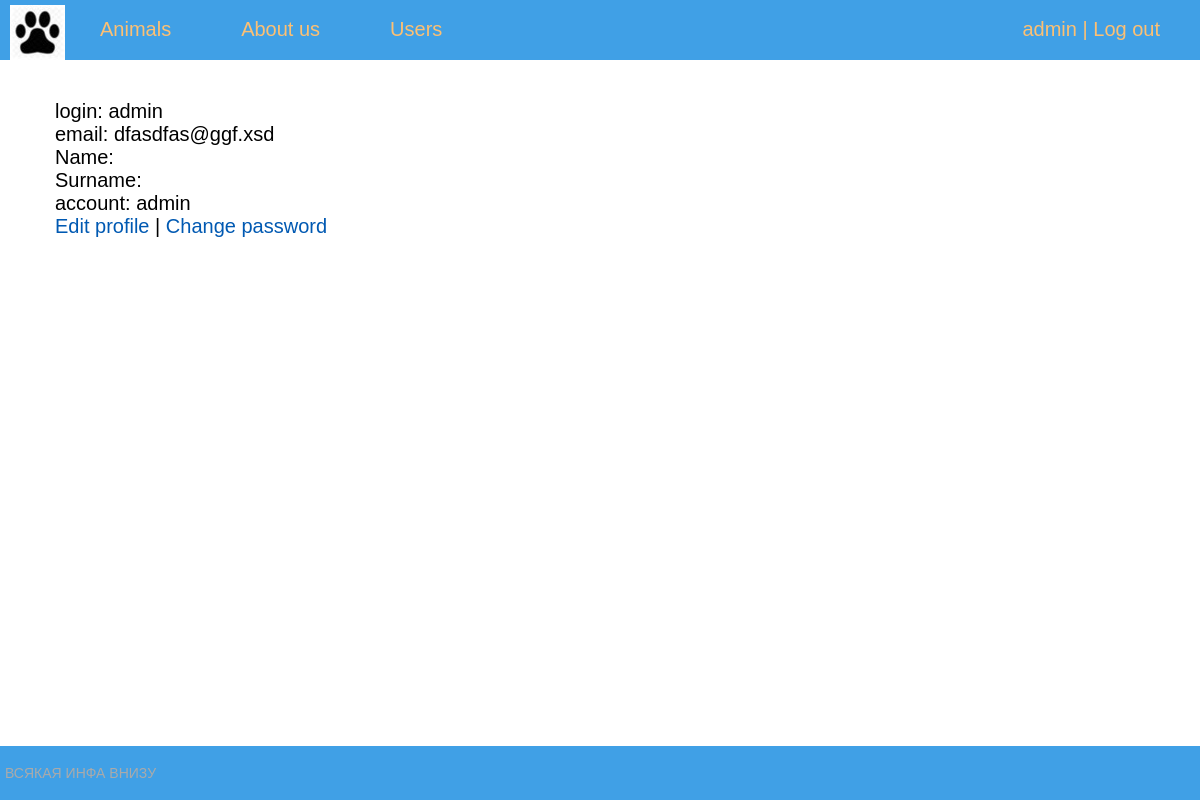
The app's page /mypage/ (signed in) with its own data.
### shelter/models.py (models this page shows, shortened)
class Account(AbstractBaseUser):
    email = models.EmailField(verbose_name="email", max_length=60, unique=True)
    username = models.CharField(max_length=30, unique=True)
    date_joined = models.DateTimeField(verbose_name='date joined', auto_now_add=True)
    last_login = models.DateTimeField(verbose_name='last login', auto_now=True)
    is_admin = models.BooleanField(default=False)
    is_active = models.BooleanField(default=True)
    is_staff = models.BooleanField(default=False)
    is_superuser = models.BooleanField(default=False)
    position = models.CharField(max_length=10, default="unverified")
    name = models.CharField(max_length=15, default="")
    surname = models.CharField(max_length=15, default="")
    deleted = models.BooleanField(default=False)
    USERNAME_FIELD = 'username'
    objects = MyAccountManager()

### shelter/views.py (the view, shortened to what this page needs)
# urls.py: path('mypage/', UserProfileWalks.as_view(), name='mypage'),
@method_decorator(login_required, name='dispatch')
class UserProfileWalks(DataMixin, BaseListView, TemplateResponseMixin):
    model = Walk
    template_name = 'shelter/mypage.html'
    context_object_name = 'walks'
    paginate_by = 10
    def get(self, request, *args, **kwargs):
        self.object_list = self.get_queryset(request)
        allow_empty = self.get_allow_empty()
        context = self.get_context_data()
        return self.render_to_response(context)
    def get_queryset(self, request):
        queryset = Walk.objects.filter(walker_id=request.user.pk).select_related('walker')
        return queryset
    def get_context_data(self, *, object_list=None, **kwargs):
        context = super().get_context_data(**kwargs)
        c_def = self.get_user_context(title="Walks")
        return dict(list(context.items()) + list(c_def.items()))

### shelter/utils.py (called while the page is built)
    def get_user_context(self, **kwargs):
        context = kwargs
        context['menu'] = menu
        return context

### shelter/templates/shelter/mypage.html (shortened to what this page needs)
{% extends 'shelter/base.html' %}
{% block content %}
        login: {{user.username}}<br>
        email: {{user.email}}<br>
        Name: {{user.name}}<br>
        Surname: {{user.surname}}<br>
        account: {{user.position}}<br>
        <a href="{% url 'edit_profile' %}">Edit profile</a> | <a href="{% url 'change_password' %}">Change password</a>
{% endblock content %}

### shelter/templates/shelter/base.html (shortened to what this page needs)
{% load static %}
<!DOCTYPE html>
<html>
<head>
	<link type="text/css" href="{% static 'shelter/css/styles.css' %}" rel="stylesheet" />
</head>
<body>
<table class="table-page" border=0 cellpadding="0" cellspacing="0">
<tr><td valign=top>
{% block mainmenu %}
		<div class="header">
			<ul id="mainmenu" class="mainmenu">
				<li class="logo">
                    <a href="{% url 'home' %}">
                        <div class="logo"></div>
                    </a>
                </li>
				{% for m in menu %}
				    <li><a href="{% url m.url_name %}">{{m.title}}</a></li>
				{% endfor %}
				{% if user.position == "employee" or user.position == "admin" %}
				    <li><a href="{% url 'users' %}">Users</a></li>
				{% endif %}
				{% if request.user.is_authenticated %}
				    <li class="last"><a href="{% url 'mypage' %}">{{user.username}}</a> | <a href="{% url 'logout' %}">Log out</a></li>
				{% else %}
				    <li class="last"><a href="{% url 'register' %}">Register</a> | <a href="{% url 'login' %}">Log in</a></li>
				{% endif %}
			</ul>
		</div>
{% endblock mainmenu %}
<table class="table-content" border=0 cellpadding="0" cellspacing="0">
<td valign="top" class="content">
<div class="content-text">
    {% block content %}
    {% endblock %}
</div>
</td></tr></table>
<tr><td valign=top>
	<div id="footer">
		<p>ВСЯКАЯ ИНФА ВНИЗУ</p>
	</div>
</td></tr></table>
</body>
</html>

### shelter/static/shelter/css/styles.css (style rules this page uses)
html, body { font-family: 'Arial'; margin: 0; padding: 0; height: 100%; width: 100%; color: #444; }
a { color: #0059b2; text-decoration: none; }
.table-page { width: 100%; height: 100%; vertical-align: top; }
.table-page tr { height: 100%; }
.header { background: #40A0E6; height: 60px; }
.logo { background: url('../images/logo.jpg') no-repeat 10px 5px; width: 70px; height: 60px; }
ul.mainmenu { list-style: none; margin: 0; padding: 0; height: 60px; color: #fdc073; font-size: 20px; overflow: hidden; }
ul.mainmenu li { float: left; margin: 18px 40px 0 30px; }
ul.mainmenu li.logo { margin: 0; }
ul.mainmenu li.last { float: right; }
ul.mainmenu li a { color: #fdc073; text-decoration: none; }
.table-content { width: 100%; min-height: 100%; height: 100%; }
.content { padding: 40px 20px 20px 40px; width: 100%; box-sizing: border-box; }
.content-text { color: #000; font-size: 20px; font-family: Arial; width: 100%; padding-right: 15px; padding-left: 15px; margin-right: auto; margin-left: auto; }
#footer { box-sizing: border-box; background: #40A0E6; padding: 5px; color: #aaa; font-size: 14px; font-family: Verdana, Geneva, Arial, Helvetica; text-align: left; overflow: hidden; }

### records on screen
Account: username "admin", email "dfasdfas@ggf.xsd", position "admin"

### other values on screen
{{ m.title }} "Animals" "About us"
